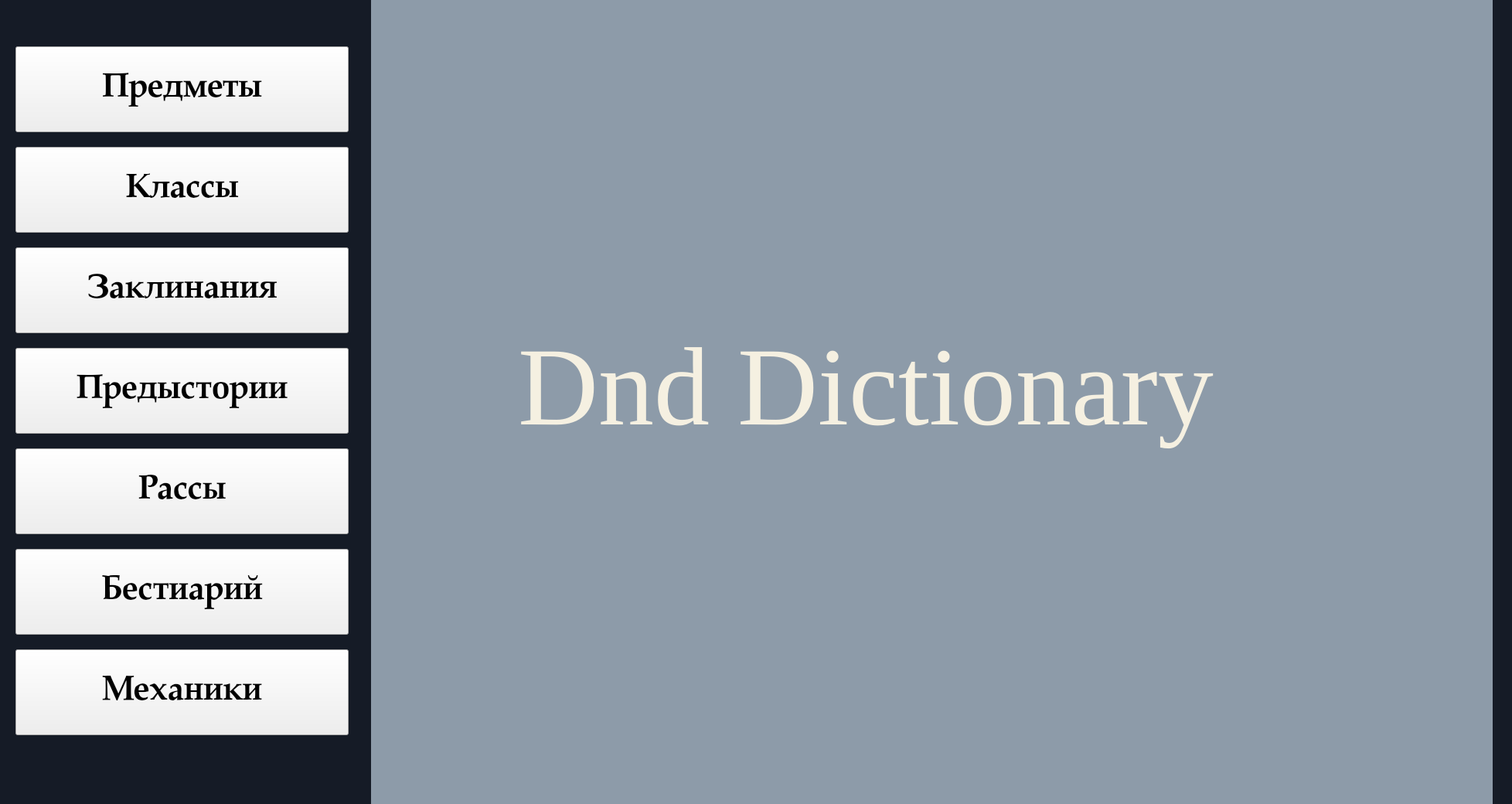
<?xml version="1.0" encoding="UTF-8"?>
<ui version="4.0">
 <class>main_menu</class>
 <widget class="QWidget" name="main_menu">
  <property name="geometry">
   <rect>
    <x>0</x>
    <y>0</y>
    <width>1956</width>
    <height>1040</height>
   </rect>
  </property>
  <property name="windowTitle">
   <string>Form</string>
  </property>
  <layout class="QHBoxLayout" name="horizontalLayout">
   <property name="leftMargin">
    <number>0</number>
   </property>
   <property name="topMargin">
    <number>0</number>
   </property>
   <property name="rightMargin">
    <number>0</number>
   </property>
   <property name="bottomMargin">
    <number>0</number>
   </property>
   <item>
    <widget class="QFrame" name="leftPanel">
     <property name="autoFillBackground">
      <bool>false</bool>
     </property>
     <property name="styleSheet">
      <string notr="true">#leftPanel {
    background-color: rgb(21, 27, 38);
    border: none;
}</string>
     </property>
     <property name="frameShape">
      <enum>QFrame::StyledPanel</enum>
     </property>
     <property name="frameShadow">
      <enum>QFrame::Raised</enum>
     </property>
     <widget class="QFrame" name="rightPanel">
      <property name="geometry">
       <rect>
        <x>480</x>
        <y>0</y>
        <width>1451</width>
        <height>1051</height>
       </rect>
      </property>
      <property name="font">
       <font>
        <family>Segoe UI</family>
        <pointsize>61</pointsize>
       </font>
      </property>
      <property name="autoFillBackground">
       <bool>false</bool>
      </property>
      <property name="styleSheet">
       <string notr="true">#rightPanel {
    background-color: rgb(141, 155, 169);
    border: none;
}</string>
      </property>
      <property name="frameShape">
       <enum>QFrame::StyledPanel</enum>
      </property>
      <property name="frameShadow">
       <enum>QFrame::Raised</enum>
      </property>
      <widget class="QLabel" name="label_dnd">
       <property name="geometry">
        <rect>
         <x>190</x>
         <y>360</y>
         <width>1001</width>
         <height>281</height>
        </rect>
       </property>
       <property name="font">
        <font>
         <family>Georgia</family>
         <pointsize>108</pointsize>
        </font>
       </property>
       <property name="styleSheet">
        <string notr="true">color: rgb(245, 240, 225);</string>
       </property>
       <property name="text">
        <string>Dnd Dictionary</string>
       </property>
      </widget>
     </widget>
     <widget class="QPushButton" name="Button_Bestiary">
      <property name="geometry">
       <rect>
        <x>20</x>
        <y>710</y>
        <width>431</width>
        <height>111</height>
       </rect>
      </property>
      <property name="font">
       <font>
        <family>Palatino Linotype</family>
        <pointsize>33</pointsize>
        <weight>75</weight>
        <bold>true</bold>
       </font>
      </property>
      <property name="styleSheet">
       <string notr="true">#leftPanel {
    background-color: rgb(21, 27, 38);
    border: none;
}

QPushButton {
    background-color: rgb(31, 39, 53);
    color: rgb(240, 213, 163); 
    border-radius: 10px;
    padding: 8px;
    font-weight: bold;
}

QPushButton:hover {
    background-color: rgb(45, 56, 76);
}
QPushButton:pressed {
    background-color: rgb(21, 27, 38);  фона */
    color: rgb(212, 163, 89);         
}</string>
      </property>
      <property name="text">
       <string>Бестиарий</string>
      </property>
     </widget>
     <widget class="QPushButton" name="Button_backstories">
      <property name="geometry">
       <rect>
        <x>20</x>
        <y>450</y>
        <width>431</width>
        <height>111</height>
       </rect>
      </property>
      <property name="font">
       <font>
        <family>Palatino Linotype</family>
        <pointsize>33</pointsize>
        <weight>75</weight>
        <bold>true</bold>
       </font>
      </property>
      <property name="styleSheet">
       <string notr="true">#leftPanel {
    background-color: rgb(21, 27, 38);
    border: none;
}

QPushButton {
    background-color: rgb(31, 39, 53);
    color: rgb(240, 213, 163); 
    border-radius: 10px;
    padding: 8px;
    font-weight: bold; 
}

QPushButton:hover {
    background-color: rgb(45, 56, 76);
}
QPushButton:pressed {
    background-color: rgb(21, 27, 38);  фона */
    color: rgb(212, 163, 89);         
}</string>
      </property>
      <property name="text">
       <string>Предыстории</string>
      </property>
     </widget>
     <widget class="QPushButton" name="Button_races">
      <property name="geometry">
       <rect>
        <x>20</x>
        <y>580</y>
        <width>431</width>
        <height>111</height>
       </rect>
      </property>
      <property name="font">
       <font>
        <family>Palatino Linotype</family>
        <pointsize>33</pointsize>
        <weight>75</weight>
        <bold>true</bold>
       </font>
      </property>
      <property name="styleSheet">
       <string notr="true">#leftPanel {
    background-color: rgb(21, 27, 38);
    border: none;
}

QPushButton {
    background-color: rgb(31, 39, 53);
    color: rgb(240, 213, 163); 
    border-radius: 10px;
    padding: 8px;
    font-weight: bold; 
}

QPushButton:hover {
    background-color: rgb(45, 56, 76);
}
QPushButton:pressed {
    background-color: rgb(21, 27, 38);  фона */
    color: rgb(212, 163, 89);         
}</string>
      </property>
      <property name="text">
       <string>Рассы</string>
      </property>
     </widget>
     <widget class="QPushButton" name="Button_items">
      <property name="geometry">
       <rect>
        <x>20</x>
        <y>60</y>
        <width>431</width>
        <height>111</height>
       </rect>
      </property>
      <property name="font">
       <font>
        <family>Palatino Linotype</family>
        <pointsize>33</pointsize>
        <weight>75</weight>
        <bold>true</bold>
       </font>
      </property>
      <property name="styleSheet">
       <string notr="true">#leftPanel {
    background-color: rgb(21, 27, 38);
    border: none;
}

QPushButton {
    background-color: rgb(31, 39, 53);
    color: rgb(240, 213, 163); 
    border-radius: 10px;
    padding: 8px;
    font-weight: bold; 
}

QPushButton:hover {
    background-color: rgb(45, 56, 76);
}
QPushButton:pressed {
    background-color: rgb(21, 27, 38);  фона */
    color: rgb(212, 163, 89);         
}</string>
      </property>
      <property name="text">
       <string>Предметы</string>
      </property>
     </widget>
     <widget class="QPushButton" name="Button_Spells">
      <property name="geometry">
       <rect>
        <x>20</x>
        <y>320</y>
        <width>431</width>
        <height>111</height>
       </rect>
      </property>
      <property name="font">
       <font>
        <family>Palatino Linotype</family>
        <pointsize>33</pointsize>
        <weight>75</weight>
        <bold>true</bold>
       </font>
      </property>
      <property name="styleSheet">
       <string notr="true">#leftPanel {
    background-color: rgb(21, 27, 38);
    border: none;
}

QPushButton {
    background-color: rgb(31, 39, 53);
    color: rgb(240, 213, 163); 
    border-radius: 10px;
    padding: 8px;
    font-weight: bold; 
}

QPushButton:hover {
    background-color: rgb(45, 56, 76);
}
QPushButton:pressed {
    background-color: rgb(21, 27, 38);  фона */
    color: rgb(212, 163, 89);         
}</string>
      </property>
      <property name="text">
       <string>Заклинания</string>
      </property>
     </widget>
     <widget class="QPushButton" name="Button_classes">
      <property name="geometry">
       <rect>
        <x>20</x>
        <y>190</y>
        <width>431</width>
        <height>111</height>
       </rect>
      </property>
      <property name="font">
       <font>
        <family>Palatino Linotype</family>
        <pointsize>33</pointsize>
        <weight>75</weight>
        <bold>true</bold>
       </font>
      </property>
      <property name="styleSheet">
       <string notr="true">#leftPanel {
    background-color: rgb(21, 27, 38);
    border: none;
}

QPushButton {
    background-color: rgb(31, 39, 53);
    color: rgb(240, 213, 163); 
    border-radius: 10px;
    padding: 8px;
    font-weight: bold; 
}

QPushButton:hover {
    background-color: rgb(45, 56, 76);
}
QPushButton:pressed {
    background-color: rgb(21, 27, 38);  фона */
    color: rgb(212, 163, 89);         
}
</string>
      </property>
      <property name="text">
       <string>Классы</string>
      </property>
     </widget>
     <widget class="QPushButton" name="Button_mechanics">
      <property name="geometry">
       <rect>
        <x>20</x>
        <y>840</y>
        <width>431</width>
        <height>111</height>
       </rect>
      </property>
      <property name="font">
       <font>
        <family>Palatino Linotype</family>
        <pointsize>33</pointsize>
        <weight>75</weight>
        <bold>true</bold>
       </font>
      </property>
      <property name="styleSheet">
       <string notr="true">#leftPanel {
    background-color: rgb(21, 27, 38);
    border: none;
}

QPushButton {
    background-color: rgb(31, 39, 53);
    color: rgb(240, 213, 163); 
    border-radius: 10px;
    padding: 8px;
    font-weight: bold;
}

QPushButton:hover {
    background-color: rgb(45, 56, 76);
}
QPushButton:pressed {
    background-color: rgb(21, 27, 38);  фона */
    color: rgb(212, 163, 89);         
}</string>
      </property>
      <property name="text">
       <string>Механики</string>
      </property>
     </widget>
    </widget>
   </item>
  </layout>
 </widget>
 <resources/>
 <connections/>
</ui>
